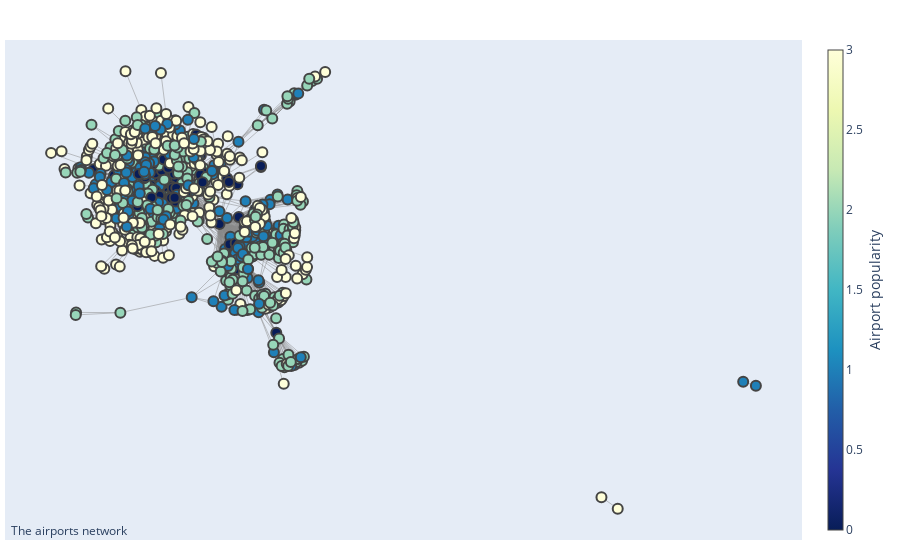

The code cell stored with this chart in its notebook:
### Code cell
plot_airport_graph(g,labels)

### Figure 1 — Plotly figure (JSON) as saved in the notebook; plotly's stock layout.template omitted (floating-point values rounded to 4 significant figures; data arrays with more than 128 entries replaced by an {"elided": "..."} marker saying what was removed)
{"data": [{"hoverinfo": "none", "line": {"color": "#888", "width": 0.5}, "mode": "lines", "type": "scatter", "x": {"elided": "40797 float values"}, "y": {"elided": "40797 float values"}}, {"hoverinfo": "text", "marker": {"color": {"elided": "1190 int values"}, "colorbar": {"thickness": 15, "title": {"side": "right", "text": "Airport popularity"}, "xanchor": "left"}, "colorscale": [[0, "rgb(255,255,217)"], [0.125, "rgb(237,248,177)"], [0.25, "rgb(199,233,180)"], [0.375, "rgb(127,205,187)"], [0.5, "rgb(65,182,196)"], [0.625, "rgb(29,145,192)"], [0.75, "rgb(34,94,168)"], [0.875, "rgb(37,52,148)"], [1, "rgb(8,29,88)"]], "line": {"width": 2}, "reversescale": true, "showscale": true, "size": 10}, "mode": "markers", "type": "scatter", "x": {"elided": "1190 float values"}, "y": {"elided": "1190 float values"}}], "layout": {"annotations": [{"showarrow": false, "text": "The airports network", "x": 0.005, "xref": "paper", "y": -0.002, "yref": "paper"}], "hovermode": "closest", "margin": {"b": 20, "l": 5, "r": 5, "t": 40}, "showlegend": false, "xaxis": {"showgrid": false, "showticklabels": false, "zeroline": false}, "yaxis": {"showgrid": false, "showticklabels": false, "zeroline": false}}}
